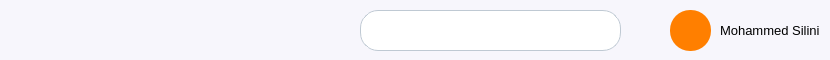
        <widget class="QWidget" name="search" native="true">
         <property name="maximumSize">
          <size>
           <width>16777215</width>
           <height>62</height>
          </size>
         </property>
         <property name="styleSheet">
          <string notr="true">background-color:#F7F6FC ; 
border-radius:20px ; </string>
         </property>
         <widget class="QLineEdit" name="search_bar">
          <property name="geometry">
           <rect>
            <x>360</x>
            <y>10</y>
            <width>261</width>
            <height>41</height>
           </rect>
          </property>
          <property name="styleSheet">
           <string notr="true"> #search_bar {
	background-color:white; 
	border:1px solid #BFC9D3 ; 
	border-radius:18px ;  
	padding : 0 40px 0 10px ; 
}
</string>
          </property>
         </widget>
         <widget class="QPushButton" name="search_button">
          <property name="geometry">
           <rect>
            <x>580</x>
            <y>10</y>
            <width>41</width>
            <height>41</height>
           </rect>
          </property>
          <property name="cursor">
           <cursorShape>PointingHandCursor</cursorShape>
          </property>
          <property name="styleSheet">
           <string notr="true">QPushButton {	
	background-color: transparent ;
	border-radius:20px ; 
	background:url(:/search1.svg) no-repeat  center center; 
} 

QPushButton::hover {
		background:url(:/search2.svg) no-repeat  center center; 
}</string>
          </property>
          <property name="text">
           <string/>
          </property>
         </widget>
         <widget class="QLabel" name="pdp">
          <property name="geometry">
           <rect>
            <x>670</x>
            <y>10</y>
            <width>41</width>
            <height>41</height>
           </rect>
          </property>
          <property name="styleSheet">
           <string notr="true">#pdp{
	background-color  :#ff7f00;
	border-radius : 20px ; 
}
</string>
          </property>
          <property name="text">
           <string/>
          </property>
         </widget>
         <widget class="QLabel" name="username">
          <property name="geometry">
           <rect>
            <x>720</x>
            <y>20</y>
            <width>101</width>
            <height>21</height>
           </rect>
          </property>
          <property name="styleSheet">
           <string notr="true">#username {
	background-color:transparent ; 
	color:black ; 
	font-size:13px ; 
}</string>
          </property>
          <property name="text">
           <string>Mohammed Silini</string>
          </property>
         </widget>
        </widget>
